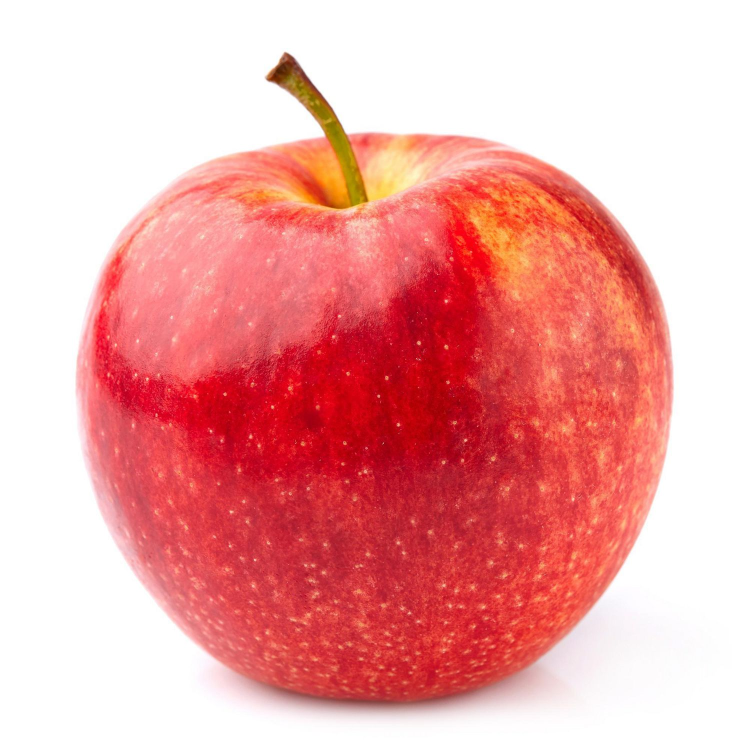
#> input picture HOMEWORK/HW2/ex_6/images/apple.jpg, 1500 x 1500 px (shown at 1/2 size)
$ python ex_6.py images/apple.jpg images/orange.jpg images/orange.jpg   (older library calls are emulated)
#> lines starting #> are read from the running program, lines starting #| are printed output that depends on the picture
from matplotlib import pyplot as plt
import numpy as np
import cv2
from skimage.transform import pyramid_expand, pyramid_reduce, resize
from skimage.filters import gaussian
from PIL import Image
import imageio
import sys


"""
https://stackoverflow.com/questions/35286540/display-an-image-with-python
there are several image openers in Python, but cv2 was giving blue image in image reading part
image io worked perfectly fine in this case
"""
if len(sys.argv) < 4:  #if less than 4 then print
      print("You need to add three pictures, A B and mask.")
else:
      imageA = imageio.imread(sys.argv[1]) #image A
#> imageA is the input picture: shape (1500, 1500, 3); mean R, G, B 239.1, 167, 166.4
      imageB = imageio.imread(sys.argv[2]) #image B
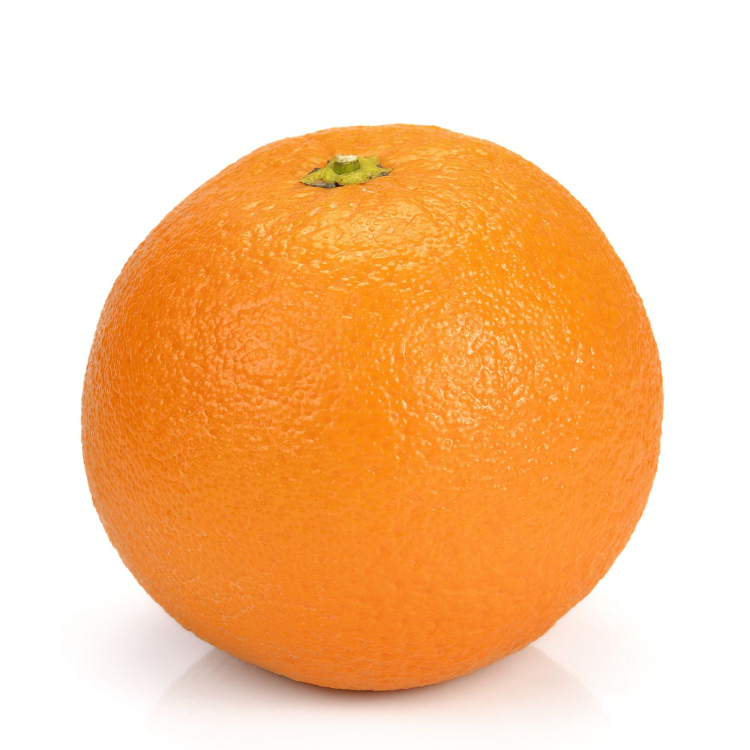
#> input picture HOMEWORK/HW2/ex_6/images/orange.jpg, 1500 x 1500 px (shown at 1/2 size)
#> imageB is the input picture: shape (1500, 1500, 3); mean R, G, B 248.9, 200.7, 154.9
      maskBW = imageio.imread(sys.argv[3]) #black white mask

imageA = resize(imageA, (512, 512))
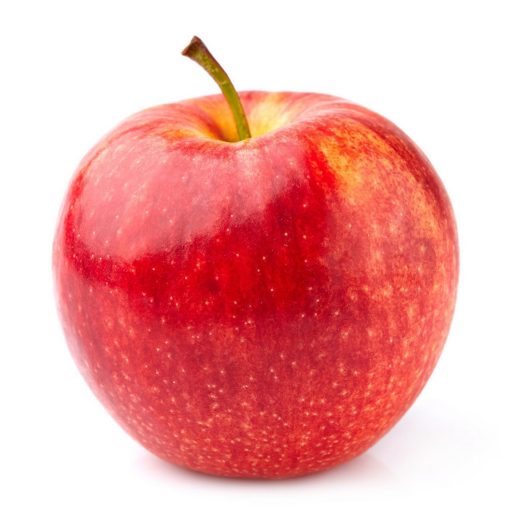
#> imageA: shape (512, 512, 3) float64; mean R, G, B 0.938, 0.655, 0.652
imageB = resize(imageB, (512, 512))
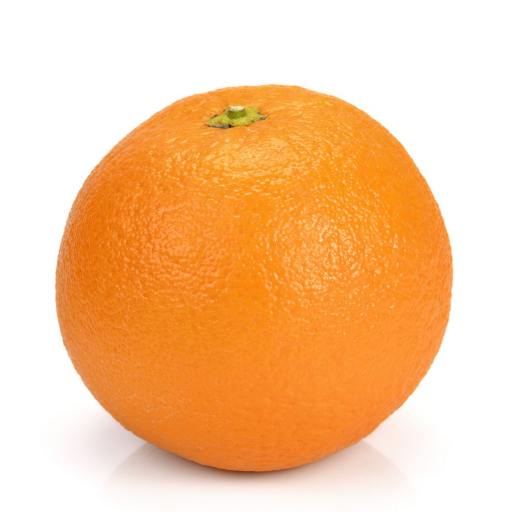
#> imageB: shape (512, 512, 3) float64; mean R, G, B 0.976, 0.787, 0.607
maskBW = resize(maskBW, (512, 512))
maskBW = np.zeros((maskBW.shape[0], maskBW.shape[1], 3))
maskBW[:, :int(maskBW.shape[1]/2), :] = 1

reducedA = [imageA] #convert to ndarray
for i in range(4):
  #pyramid_reduce(image, downscale, sigma, multichannel)
  reducedA.append(pyramid_reduce(reducedA[i], downscale=2,sigma=3,multichannel=True))
#> after the loop, reducedA = 5 items

reducedB = [imageB]
for i in range(4):
  #pyramid_reduce(image, downscale, sigma, multichannel)
  reducedB.append(pyramid_reduce(reducedB[i],downscale=2,sigma=3, multichannel=True))
#> after the loop, reducedB = 5 items


mask = gaussian(maskBW, sigma=15, multichannel=True)
mask_piramid = [mask]
for i in range(4):
  mask_piramid.append(pyramid_reduce(mask_piramid[i], sigma=3,multichannel=True))

expandedA = [reducedA[-1]]
for i in range(0, len(reducedA)-1):
  expandedA.append(pyramid_expand(expandedA[i], multichannel=True))
#> this loop made 4 passes
#> after the loop, expandedA = 5 items
expandedA.reverse()

expandedB = [reducedB[-1]]
for i in range(0, len(reducedB)-1):
  expandedB.append(pyramid_expand(expandedB[i], multichannel=True))
#> after the loop, expandedB = 5 items
expandedB.reverse()

laplacianA = []
for i in range(5):
  laplacianA.append(reducedA[i] - expandedA[i])
#> after the loop, laplacianA = 5 items

laplacianB = []
for i in range(5):
  laplacianB.append(reducedB[i] - expandedB[i])
#> after the loop, laplacianB = 5 items

finallyBlended = []
for i in range(len(mask_piramid)-1, -1, -1):
  finallyBlended.append((laplacianA[i]*mask_piramid[i]) + ((1-mask_piramid[i])*laplacianB[i]))
#> after the loop, finallyBlended = 5 items

resultImage = (mask_piramid[-1]*expandedA[-1]) + ((1-mask_piramid[-1])*expandedB[-1])
resultImage = finallyBlended[0] + resultImage
for i in range(1, 5):
  resultImage = pyramid_expand(resultImage, multichannel=True, sigma=2)
  resultImage = resultImage + finallyBlended[i]
#> this loop made 4 passes
#> pass 1, `resultImage = resultImage + finallyBlended[i]`:
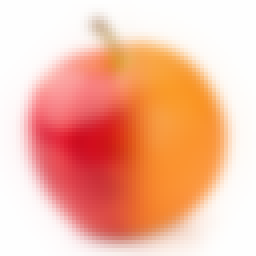
#> resultImage: shape (64, 64, 3) float64 (shown 4 times larger); mean of channels 0, 1, 2 0.963, 0.733, 0.643; drawn as R, G, B
#> pass 2, `resultImage = resultImage + finallyBlended[i]`:
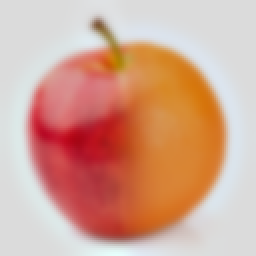
#> resultImage: shape (128, 128, 3) float64 (shown 2 times larger); mean of channels 0, 1, 2 0.964, 0.733, 0.644; drawn with min black and max white
#> after the loop:
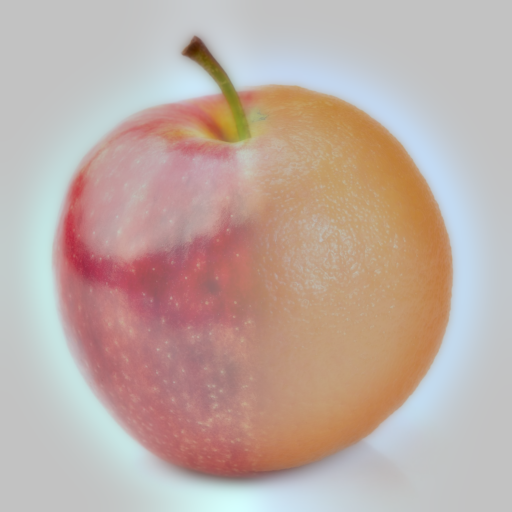
#> resultImage: shape (512, 512, 3) float64; mean of channels 0, 1, 2 0.965, 0.735, 0.645; drawn with min black and max white

#cv2.imshow("Result", resultImage) #blue image not sure why
plt.imshow(resultImage)
plt.show()
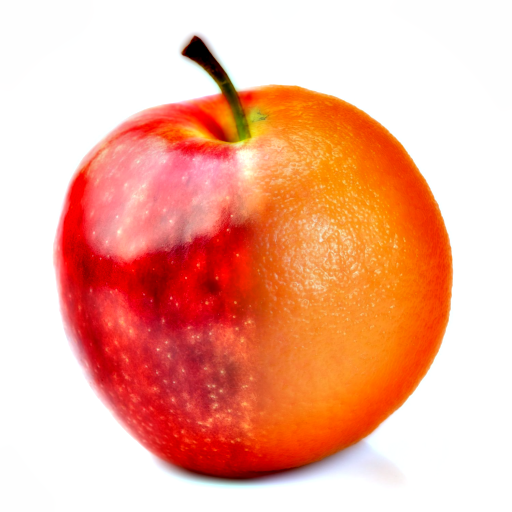
#> shown: shape (512, 512, 3) float64; mean R, G, B 0.955, 0.693, 0.607

cv2.waitKey(0)
cv2.destroyAllWindows()
